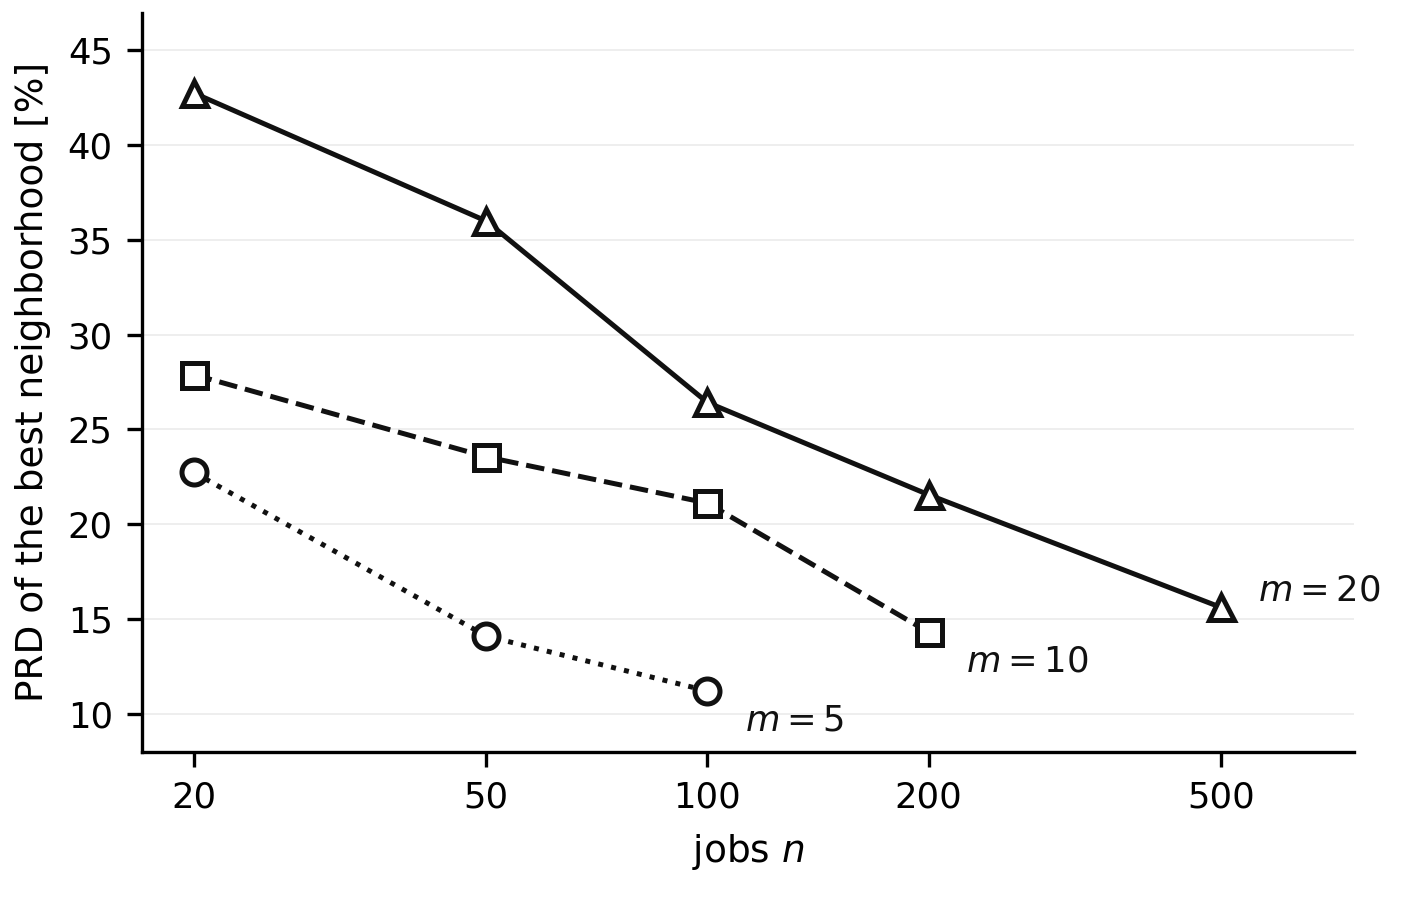

Here is the Python script that generated this plot:
"""PRD wobec rozmiaru instancji, osobna linia na kazda liczbe maszyn.

Pierwsza wersja byla rozrzutem wobec m/n i okazala sie nieczytelna: os
logarytmiczna miala dwa podpisy, a dwanascie punktow bylo nie do rozroznienia.
Ten wykres pokazuje strukture, ktora te zaleznosc wytwarza. Przy stalym m
odchylenie spada z n, a linie ida w kolejnosci m -- i stad bierze sie
korelacja z m/n, ktora podajemy w tekscie.

Druk LNAI bywa czarno-bialy, wiec seria ma wlasny styl linii, wlasny ksztalt
znacznika i podpis przy linii zamiast legendy w ramce. Zadnego koloru.
"""
import json
import statistics
from collections import defaultdict
from pathlib import Path

import matplotlib
matplotlib.use("Agg")
import matplotlib.pyplot as plt

KORZEN = Path(__file__).resolve().parents[3]
DANE = KORZEN / "articles/gate_qaoa/measurements/sirius_full_taillard_ils.json"
NEIGH = ["gate_adjacent", "gate_fibonacci", "gate_dynasearch", "gate_motzkin"]
META = {"tai20_5": (20, 5), "tai20_10": (20, 10), "tai20_20": (20, 20),
        "tai50_5": (50, 5), "tai50_10": (50, 10), "tai50_20": (50, 20),
        "tai100_5": (100, 5), "tai100_10": (100, 10), "tai100_20": (100, 20),
        "tai200_10": (200, 10), "tai200_20": (200, 20), "tai500_20": (500, 20)}
SERIE = {20: ("-", "^", 0), 10: ("--", "s", -11), 5: (":", "o", -11)}
TUSZ = "#111111"

rek = [v for k, v in json.loads(DANE.read_text()).items() if not k.startswith("_")]
per = defaultdict(lambda: defaultdict(list))
for v in rek:
    per[(v["plik"], v["neigh"])][v["inst"]].append(v["prd"])

dane = defaultdict(list)
for plik, (n, m) in META.items():
    best = min(statistics.mean([statistics.mean(x) for x in per[(plik, ne)].values()])
               for ne in NEIGH)
    dane[m].append((n, best))

fig, ax = plt.subplots(figsize=(4.7, 3.0))
for m in (20, 10, 5):
    ls, mk, dy = SERIE[m]
    pk = sorted(dane[m])
    xs = [p[0] for p in pk]
    ys = [p[1] for p in pk]
    ax.plot(xs, ys, ls=ls, color=TUSZ, lw=1.2, zorder=2)
    ax.plot(xs, ys, ls="none", marker=mk, ms=6, markerfacecolor="white",
            markeredgecolor=TUSZ, markeredgewidth=1.2, zorder=3)
    # podpis przy linii zamiast legendy w ramce
    ax.annotate(f"$m = {m}$", (xs[-1], ys[-1]), textcoords="offset points",
                xytext=(9, dy + 4), fontsize=8.5, color=TUSZ, va="center")

ax.set_xscale("log")
ax.set_xticks([20, 50, 100, 200, 500])
ax.set_xticklabels(["20", "50", "100", "200", "500"])
ax.minorticks_off()
ax.set_xlabel("jobs $n$", fontsize=9)
ax.set_ylabel("PRD of the best neighborhood [%]", fontsize=9)
ax.set_xlim(17, 760)
ax.set_ylim(8, 47)
ax.tick_params(labelsize=8.5)
ax.grid(True, axis="y", lw=0.4, alpha=0.25)
ax.set_axisbelow(True)
for s in ("top", "right"):
    ax.spines[s].set_visible(False)
fig.tight_layout(pad=0.3)
for ext in ("pdf", "png"):
    fig.savefig(Path(__file__).with_suffix("." + ext), dpi=300)

x = [m / n for n, m in ((v[0], v[1]) for v in META.values())]
y = [min(statistics.mean([statistics.mean(z) for z in per[(p, ne)].values()])
         for ne in NEIGH) for p in META]
mx, my = statistics.mean(x), statistics.mean(y)
r = (sum((a - mx) * (b - my) for a, b in zip(x, y))
     / (sum((a - mx) ** 2 for a in x) * sum((b - my) ** 2 for b in y)) ** 0.5)
print(f"zapisane. korelacja PRD z m/n = {r:.3f}")
for m in (5, 10, 20):
    pk = sorted(dane[m])
    print(f"  m={m:>2}: " + "  ".join(f"n={n} {v:.1f}%" for n, v in pk))
